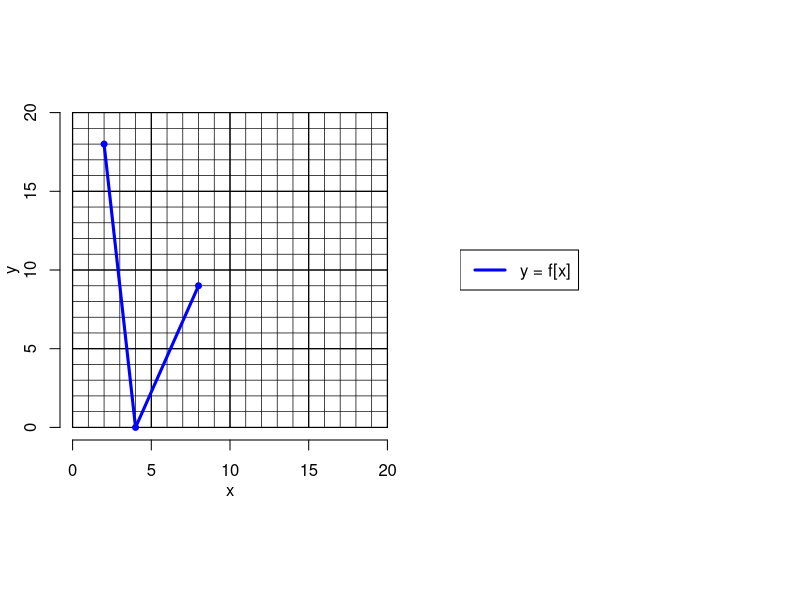
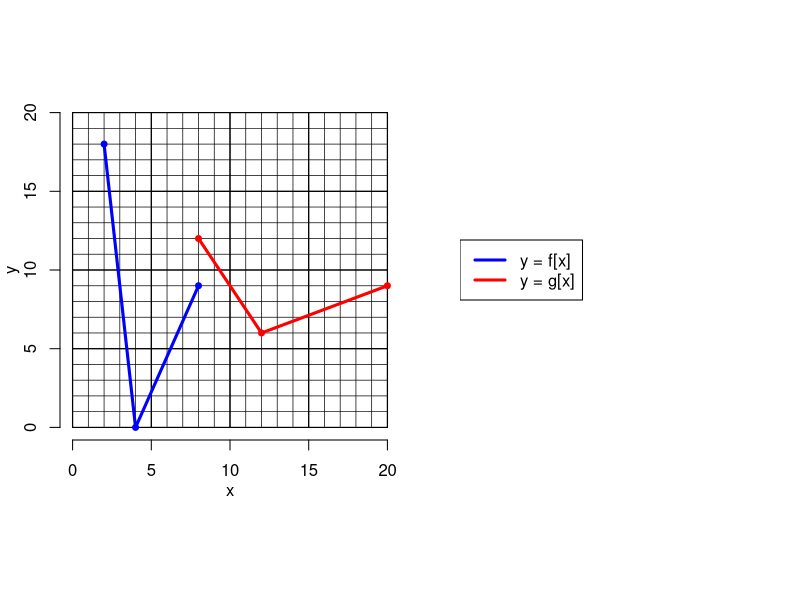

Reproduce these figures in R, in order.
## ---- chunk 1
exp_types = sample(1:8,2)
et1 = exp_types[1]
et2 = exp_types[2]
exp_frames = c("M\\cdot\\left(x+A\\right)",
               "M\\cdot x+A",
               "M\\cdot\\left(x-A\\right)",
               "M\\cdot x-A",
               "\\frac{x+A}{M}",
               "\\frac{x}{M}+A",
               "\\frac{x-A}{M}",
               "\\frac{x}{M}-A")

funcs = list(function(x,A,M){M*(x+A)},
             function(x,A,M){M*x+A},
             function(x,A,M){M*(x-A)},
             function(x,A,M){M*x-A},
             function(x,A,M){(x+A)/M},
             function(x,A,M){x/M+A},
             function(x,A,M){(x-A)/M},
             function(x,A,M){x/M-A}
             )
while(T){
    mults = sample(c(2:3),2)
    Mx = mults[1]
    My = mults[2]
    xspace1 = sample(1:3,1)
    yspace1 = sample(1:3,1)
    xspace2 = xspace1*mults[1]
    yspace2 = yspace1*mults[2]
    xbig = sort(sample(0:floor(20/xspace2),3))*xspace2
    ybig = sample(0:floor(20/yspace2),3)*yspace2
    shifts = sample(1:6,2)
    Ax = shifts[1]
    Ay = shifts[2]
    if(et1<5){
        xsmall = funcs[[9-et1]](xbig,Ax,Mx)
        x1 = xbig
        x2 = xsmall
    } else {
        xsmall = funcs[[et1]](xbig,Ax,Mx)
        x1 = xsmall
        x2 = xbig
    }
    if(et2<5){
        ysmall = funcs[[9-et2]](ybig,Ay,My)
        y1 = ysmall
        y2 = ybig
    } else {
        ysmall = funcs[[et2]](ybig,Ay,My)
        y1 = ybig
        y2 = ysmall
    }
    alldem = c(x1,x2,y1,y2)
    m11 = (y1[2]-y1[1])/(x1[2]-x1[1])
    m12 = (y1[3]-y1[2])/(x1[3]-x1[2])
    if(min(alldem)>=0 && max(alldem)<=20 && sum(alldem%%1==0)==12 && m11 != m12){break}
}


exp1 = exp_frames[et2]
exp1 = gsub("x","f{\\left[X\\right]}",exp1,fixed=T)
exp1 = gsub("A",Ay,exp1,fixed=T)
exp1 = gsub("M",My,exp1,fixed=T)
exp1 = gsub("X",exp_frames[et1],exp1,fixed=T)
exp1 = gsub("A",Ax,exp1,fixed=T)
exp1 = gsub("M",Mx,exp1,fixed=T)


answers = c(x2,y2)

ach = sort(answers)
while(length(ach)<10){
    ach=unique(sort(c(ach,sample(0:20,1))))
}

al = paste0("* ",ach,collapse="\n")

answers = c(x2,y2)
sols = character()
for(i in 1:6){
    sols = c(sols,paste0(1*(ach==answers[i]),collapse=""))
}
solstr = paste0(sols,collapse="|")


## ---- chunk 2
par(mar=c(3,3,0,0),oma=c(0,0,0,0),pty="s",mfrow=c(1,2))
plot(0,0,"n",xlim=c(0,20),ylim=c(0,20),axes=F,ann=F)
for(i in 1:20){
    lines(c(i,i),c(0,20),lwd=0.7)
    lines(c(0,20),c(i,i),lwd=0.7)
}
for(i in seq(0,20,5)){
    lines(c(i,i),c(0,20),lwd=1.2)
    lines(c(0,20),c(i,i),lwd=1.2)
}
axis(1,line=0)
axis(2,line=0)
mtext("x",1,line=2)
mtext("y",2,line=2)
lines(x1,y1,col="blue",lwd=3)
points(x1,y1,col="blue",pch=19,cex=0.8)

# if(params$showsol==T){
#     lines(x2,y2,col="red",lwd=3)
#     points(x2,y2,col="red",pch=19,cex=0.8)
# }

plot(0,0,"n",axes=F,ann=F)
legend("left","y = f[x]",col="blue",lwd=3)

## ---- chunk 3
library(kableExtra)
x = paste0("##ANSWER",1:3,"##")
gx = paste0("##ANSWER",4:6,"##")
df = data.frame(x,gx)
colnames(df)=c("$x$","$g[x]$")
kable(df)
## ---- chunk 4
library(kableExtra)
x = paste0(x2)
gx = paste0(y2)
df = data.frame(x,gx)
colnames(df)=c("$x$","$g[x]$")
kable(df)
## ---- chunk 5
exp2 = exp_frames[et1]
exp2 = gsub("A",Ax,exp2,fixed=T)
exp2 = gsub("M",Mx,exp2,fixed=T)

## ---- chunk 6
exp3 = gsub("x",x2[1],exp1,fixed=T)
exp4 = exp_frames[et2]
exp4 = gsub("x","f{\\left[X\\right]}",exp4,fixed=T)
exp4 = gsub("X",x1[1],exp4,fixed=T)
exp4 = gsub("A",Ax,exp4,fixed=T)
exp4 = gsub("M",Mx,exp4,fixed=T)
exp5 = exp_frames[et2]
exp5 = gsub("x",y1[1],exp5,fixed=T)
exp5 = gsub("A",Ax,exp5,fixed=T)
exp5 = gsub("M",Mx,exp5,fixed=T)
## ---- chunk 7
exp3 = gsub("x",x2[2],exp1,fixed=T)
exp4 = exp_frames[et2]
exp4 = gsub("x","f{\\left[X\\right]}",exp4,fixed=T)
exp4 = gsub("X",x1[2],exp4,fixed=T)
exp4 = gsub("A",Ax,exp4,fixed=T)
exp4 = gsub("M",Mx,exp4,fixed=T)
exp5 = exp_frames[et2]
exp5 = gsub("x",y1[2],exp5,fixed=T)
exp5 = gsub("A",Ax,exp5,fixed=T)
exp5 = gsub("M",Mx,exp5,fixed=T)
## ---- chunk 8
exp3 = gsub("x",x2[3],exp1,fixed=T)
exp4 = exp_frames[et2]
exp4 = gsub("x","f{\\left[X\\right]}",exp4,fixed=T)
exp4 = gsub("X",x1[3],exp4,fixed=T)
exp4 = gsub("A",Ax,exp4,fixed=T)
exp4 = gsub("M",Mx,exp4,fixed=T)
exp5 = exp_frames[et2]
exp5 = gsub("x",y1[3],exp5,fixed=T)
exp5 = gsub("A",Ax,exp5,fixed=T)
exp5 = gsub("M",Mx,exp5,fixed=T)
## ---- chunk 9
par(mar=c(3,3,0,0),oma=c(0,0,0,0),pty="s",mfrow=c(1,2))
plot(0,0,"n",xlim=c(0,20),ylim=c(0,20),axes=F,ann=F)
for(i in 1:20){
    lines(c(i,i),c(0,20),lwd=0.7)
    lines(c(0,20),c(i,i),lwd=0.7)
}
for(i in seq(0,20,5)){
    lines(c(i,i),c(0,20),lwd=1.2)
    lines(c(0,20),c(i,i),lwd=1.2)
}
axis(1,line=0)
axis(2,line=0)
mtext("x",1,line=2)
mtext("y",2,line=2)
lines(x1,y1,col="blue",lwd=3)
points(x1,y1,col="blue",pch=19,cex=0.8)

lines(x2,y2,col="red",lwd=3)
points(x2,y2,col="red",pch=19,cex=0.8)

plot(0,0,"n",axes=F,ann=F)
legend("left",c("y = f[x]","y = g[x]"),col=c("blue","red"),lwd=c(3,3))
## ---- chunk 10
inveq = exp_frames[9-et1]
inveq = gsub("A",Ax,inveq,fixed=T)
inveq = gsub("M",Mx,inveq,fixed=T)
inveq = gsub("x","x_{\\text{old}}",inveq,fixed=T)

yeq = exp_frames[et2]
yeq = gsub("A",Ay,yeq,fixed=T)
yeq = gsub("M",My,yeq,fixed=T)
yeq = gsub("x","y_{\\text{old}}",yeq,fixed=T)
